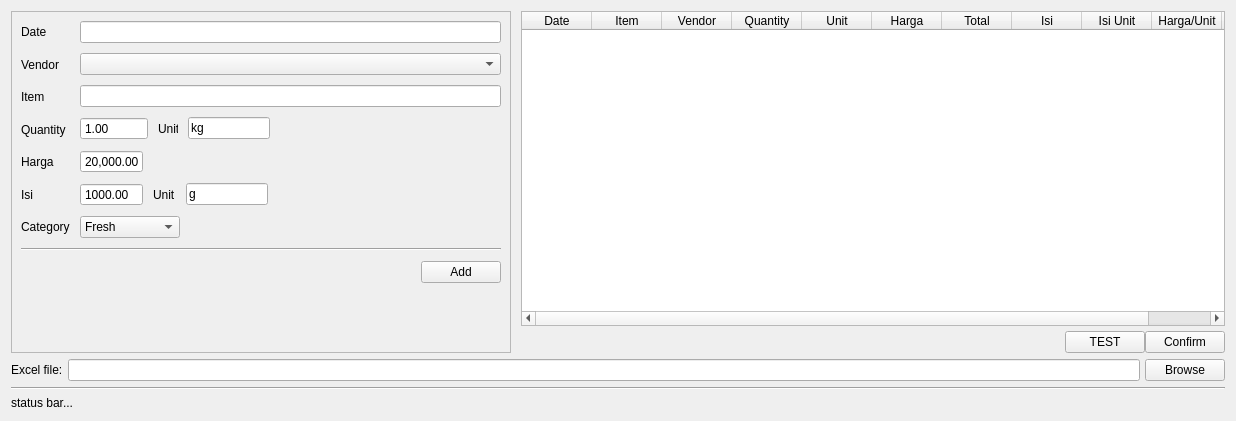
<?xml version="1.0" encoding="UTF-8"?>
<ui version="4.0">
 <class>pembelian</class>
 <widget class="QWidget" name="pembelian">
  <property name="geometry">
   <rect>
    <x>0</x>
    <y>0</y>
    <width>1236</width>
    <height>421</height>
   </rect>
  </property>
  <property name="windowTitle">
   <string>Form</string>
  </property>
  <layout class="QVBoxLayout" name="verticalLayout_6">
   <item>
    <layout class="QHBoxLayout" name="horizontalLayout_5">
     <property name="spacing">
      <number>10</number>
     </property>
     <item>
      <widget class="QFrame" name="frame">
       <property name="minimumSize">
        <size>
         <width>0</width>
         <height>0</height>
        </size>
       </property>
       <property name="maximumSize">
        <size>
         <width>500</width>
         <height>16777215</height>
        </size>
       </property>
       <property name="frameShape">
        <enum>QFrame::StyledPanel</enum>
       </property>
       <property name="frameShadow">
        <enum>QFrame::Raised</enum>
       </property>
       <layout class="QHBoxLayout" name="horizontalLayout_6">
        <item>
         <layout class="QVBoxLayout" name="verticalLayout_5">
          <property name="spacing">
           <number>3</number>
          </property>
          <item>
           <layout class="QVBoxLayout" name="verticalLayout_4">
            <property name="spacing">
             <number>10</number>
            </property>
            <item>
             <layout class="QHBoxLayout" name="horizontalLayout">
              <item>
               <layout class="QVBoxLayout" name="verticalLayout">
                <item>
                 <widget class="QLabel" name="label">
                  <property name="text">
                   <string>Date</string>
                  </property>
                 </widget>
                </item>
                <item>
                 <widget class="QLabel" name="vendor_label">
                  <property name="text">
                   <string>Vendor</string>
                  </property>
                 </widget>
                </item>
                <item>
                 <widget class="QLabel" name="item_label">
                  <property name="text">
                   <string>Item</string>
                  </property>
                 </widget>
                </item>
                <item>
                 <widget class="QLabel" name="qty_label">
                  <property name="text">
                   <string>Quantity</string>
                  </property>
                 </widget>
                </item>
                <item>
                 <widget class="QLabel" name="harga_label">
                  <property name="text">
                   <string>Harga</string>
                  </property>
                 </widget>
                </item>
                <item>
                 <widget class="QLabel" name="isi_label">
                  <property name="text">
                   <string>Isi</string>
                  </property>
                 </widget>
                </item>
                <item>
                 <widget class="QLabel" name="label_2">
                  <property name="text">
                   <string>Category</string>
                  </property>
                 </widget>
                </item>
               </layout>
              </item>
              <item>
               <layout class="QVBoxLayout" name="input_layout">
                <item>
                 <widget class="QLineEdit" name="date_line">
                  <property name="maximumSize">
                   <size>
                    <width>500</width>
                    <height>16777215</height>
                   </size>
                  </property>
                 </widget>
                </item>
                <item>
                 <widget class="QComboBox" name="vendor_combo"/>
                </item>
                <item>
                 <widget class="QLineEdit" name="item_line">
                  <property name="maximumSize">
                   <size>
                    <width>500</width>
                    <height>16777215</height>
                   </size>
                  </property>
                 </widget>
                </item>
                <item>
                 <layout class="QHBoxLayout" name="horizontalLayout_7">
                  <item>
                   <widget class="QDoubleSpinBox" name="qty_spin">
                    <property name="minimumSize">
                     <size>
                      <width>50</width>
                      <height>0</height>
                     </size>
                    </property>
                    <property name="maximumSize">
                     <size>
                      <width>100</width>
                      <height>16777215</height>
                     </size>
                    </property>
                    <property name="buttonSymbols">
                     <enum>QAbstractSpinBox::NoButtons</enum>
                    </property>
                    <property name="maximum">
                     <double>9999999.000000000000000</double>
                    </property>
                    <property name="value">
                     <double>1.000000000000000</double>
                    </property>
                   </widget>
                  </item>
                  <item>
                   <widget class="QLabel" name="unit_label">
                    <property name="maximumSize">
                     <size>
                      <width>20</width>
                      <height>16777215</height>
                     </size>
                    </property>
                    <property name="text">
                     <string>Unit</string>
                    </property>
                   </widget>
                  </item>
                  <item>
                   <widget class="QLineEdit" name="unit_line">
                    <property name="minimumSize">
                     <size>
                      <width>82</width>
                      <height>0</height>
                     </size>
                    </property>
                    <property name="maximumSize">
                     <size>
                      <width>82</width>
                      <height>16777215</height>
                     </size>
                    </property>
                    <property name="text">
                     <string>kg</string>
                    </property>
                   </widget>
                  </item>
                  <item>
                   <spacer name="horizontalSpacer_4">
                    <property name="orientation">
                     <enum>Qt::Horizontal</enum>
                    </property>
                    <property name="sizeHint" stdset="0">
                     <size>
                      <width>40</width>
                      <height>20</height>
                     </size>
                    </property>
                   </spacer>
                  </item>
                 </layout>
                </item>
                <item>
                 <widget class="QDoubleSpinBox" name="harga_spin">
                  <property name="minimumSize">
                   <size>
                    <width>63</width>
                    <height>0</height>
                   </size>
                  </property>
                  <property name="maximumSize">
                   <size>
                    <width>50</width>
                    <height>16777215</height>
                   </size>
                  </property>
                  <property name="buttonSymbols">
                   <enum>QAbstractSpinBox::NoButtons</enum>
                  </property>
                  <property name="showGroupSeparator" stdset="0">
                   <bool>true</bool>
                  </property>
                  <property name="maximum">
                   <double>999999999999.000000000000000</double>
                  </property>
                  <property name="value">
                   <double>20000.000000000000000</double>
                  </property>
                 </widget>
                </item>
                <item>
                 <layout class="QHBoxLayout" name="horizontalLayout_8">
                  <item>
                   <widget class="QDoubleSpinBox" name="isi_spin">
                    <property name="minimumSize">
                     <size>
                      <width>63</width>
                      <height>0</height>
                     </size>
                    </property>
                    <property name="maximumSize">
                     <size>
                      <width>50</width>
                      <height>16777215</height>
                     </size>
                    </property>
                    <property name="buttonSymbols">
                     <enum>QAbstractSpinBox::NoButtons</enum>
                    </property>
                    <property name="maximum">
                     <double>9999999999999.000000000000000</double>
                    </property>
                    <property name="value">
                     <double>1000.000000000000000</double>
                    </property>
                   </widget>
                  </item>
                  <item>
                   <widget class="QLabel" name="isi_unit_label">
                    <property name="text">
                     <string>Unit</string>
                    </property>
                   </widget>
                  </item>
                  <item>
                   <widget class="QLineEdit" name="isi_unit_line">
                    <property name="maximumSize">
                     <size>
                      <width>82</width>
                      <height>16777215</height>
                     </size>
                    </property>
                    <property name="text">
                     <string>g</string>
                    </property>
                   </widget>
                  </item>
                  <item>
                   <spacer name="horizontalSpacer_3">
                    <property name="orientation">
                     <enum>Qt::Horizontal</enum>
                    </property>
                    <property name="sizeHint" stdset="0">
                     <size>
                      <width>40</width>
                      <height>20</height>
                     </size>
                    </property>
                   </spacer>
                  </item>
                 </layout>
                </item>
                <item>
                 <widget class="QComboBox" name="category_combo">
                  <property name="maximumSize">
                   <size>
                    <width>100</width>
                    <height>16777215</height>
                   </size>
                  </property>
                  <item>
                   <property name="text">
                    <string>Fresh</string>
                   </property>
                  </item>
                  <item>
                   <property name="text">
                    <string>Sundries</string>
                   </property>
                  </item>
                  <item>
                   <property name="text">
                    <string>Packaging</string>
                   </property>
                  </item>
                  <item>
                   <property name="text">
                    <string>Utensils</string>
                   </property>
                  </item>
                  <item>
                   <property name="text">
                    <string>Appliances</string>
                   </property>
                  </item>
                 </widget>
                </item>
               </layout>
              </item>
             </layout>
            </item>
            <item>
             <widget class="Line" name="line_2">
              <property name="orientation">
               <enum>Qt::Horizontal</enum>
              </property>
             </widget>
            </item>
            <item>
             <layout class="QHBoxLayout" name="horizontalLayout_4">
              <item>
               <spacer name="horizontalSpacer_2">
                <property name="orientation">
                 <enum>Qt::Horizontal</enum>
                </property>
                <property name="sizeHint" stdset="0">
                 <size>
                  <width>40</width>
                  <height>20</height>
                 </size>
                </property>
               </spacer>
              </item>
              <item>
               <widget class="QPushButton" name="add_vendor_button">
                <property name="text">
                 <string>Add</string>
                </property>
               </widget>
              </item>
             </layout>
            </item>
           </layout>
          </item>
          <item>
           <spacer name="verticalSpacer_2">
            <property name="orientation">
             <enum>Qt::Vertical</enum>
            </property>
            <property name="sizeHint" stdset="0">
             <size>
              <width>20</width>
              <height>40</height>
             </size>
            </property>
           </spacer>
          </item>
         </layout>
        </item>
       </layout>
      </widget>
     </item>
     <item>
      <layout class="QVBoxLayout" name="verticalLayout_3">
       <property name="spacing">
        <number>0</number>
       </property>
       <item>
        <widget class="QTableWidget" name="commit_table">
         <property name="sizePolicy">
          <sizepolicy hsizetype="Expanding" vsizetype="Expanding">
           <horstretch>0</horstretch>
           <verstretch>0</verstretch>
          </sizepolicy>
         </property>
         <property name="minimumSize">
          <size>
           <width>700</width>
           <height>300</height>
          </size>
         </property>
         <property name="editTriggers">
          <set>QAbstractItemView::NoEditTriggers</set>
         </property>
         <attribute name="horizontalHeaderCascadingSectionResizes">
          <bool>true</bool>
         </attribute>
         <attribute name="horizontalHeaderMinimumSectionSize">
          <number>10</number>
         </attribute>
         <attribute name="horizontalHeaderDefaultSectionSize">
          <number>70</number>
         </attribute>
         <attribute name="horizontalHeaderShowSortIndicator" stdset="0">
          <bool>false</bool>
         </attribute>
         <attribute name="horizontalHeaderStretchLastSection">
          <bool>true</bool>
         </attribute>
         <attribute name="verticalHeaderVisible">
          <bool>false</bool>
         </attribute>
         <attribute name="verticalHeaderStretchLastSection">
          <bool>false</bool>
         </attribute>
         <column>
          <property name="text">
           <string>Date</string>
          </property>
         </column>
         <column>
          <property name="text">
           <string>Item</string>
          </property>
         </column>
         <column>
          <property name="text">
           <string>Vendor</string>
          </property>
         </column>
         <column>
          <property name="text">
           <string>Quantity</string>
          </property>
         </column>
         <column>
          <property name="text">
           <string>Unit</string>
          </property>
         </column>
         <column>
          <property name="text">
           <string>Harga</string>
          </property>
         </column>
         <column>
          <property name="text">
           <string>Total</string>
          </property>
         </column>
         <column>
          <property name="text">
           <string>Isi</string>
          </property>
         </column>
         <column>
          <property name="text">
           <string>Isi Unit</string>
          </property>
         </column>
         <column>
          <property name="text">
           <string>Harga/Unit</string>
          </property>
         </column>
         <column>
          <property name="text">
           <string>Category</string>
          </property>
         </column>
        </widget>
       </item>
       <item>
        <layout class="QHBoxLayout" name="horizontalLayout_3">
         <property name="spacing">
          <number>0</number>
         </property>
         <property name="topMargin">
          <number>5</number>
         </property>
         <item>
          <spacer name="horizontalSpacer">
           <property name="orientation">
            <enum>Qt::Horizontal</enum>
           </property>
           <property name="sizeHint" stdset="0">
            <size>
             <width>40</width>
             <height>20</height>
            </size>
           </property>
          </spacer>
         </item>
         <item>
          <widget class="QPushButton" name="test_button">
           <property name="text">
            <string>TEST</string>
           </property>
          </widget>
         </item>
         <item>
          <widget class="QPushButton" name="confirm_button">
           <property name="text">
            <string>Confirm</string>
           </property>
          </widget>
         </item>
        </layout>
       </item>
      </layout>
     </item>
    </layout>
   </item>
   <item>
    <layout class="QHBoxLayout" name="horizontalLayout_2">
     <property name="spacing">
      <number>5</number>
     </property>
     <item>
      <widget class="QLabel" name="file_select_label">
       <property name="text">
        <string>Excel file:</string>
       </property>
      </widget>
     </item>
     <item>
      <widget class="QLineEdit" name="xls_file_browser">
       <property name="readOnly">
        <bool>true</bool>
       </property>
      </widget>
     </item>
     <item>
      <widget class="QPushButton" name="file_browse_button">
       <property name="text">
        <string>Browse</string>
       </property>
      </widget>
     </item>
    </layout>
   </item>
   <item>
    <widget class="Line" name="line">
     <property name="orientation">
      <enum>Qt::Horizontal</enum>
     </property>
    </widget>
   </item>
   <item>
    <widget class="QLabel" name="status_bar">
     <property name="text">
      <string>status bar...</string>
     </property>
    </widget>
   </item>
  </layout>
 </widget>
 <resources/>
 <connections/>
</ui>
